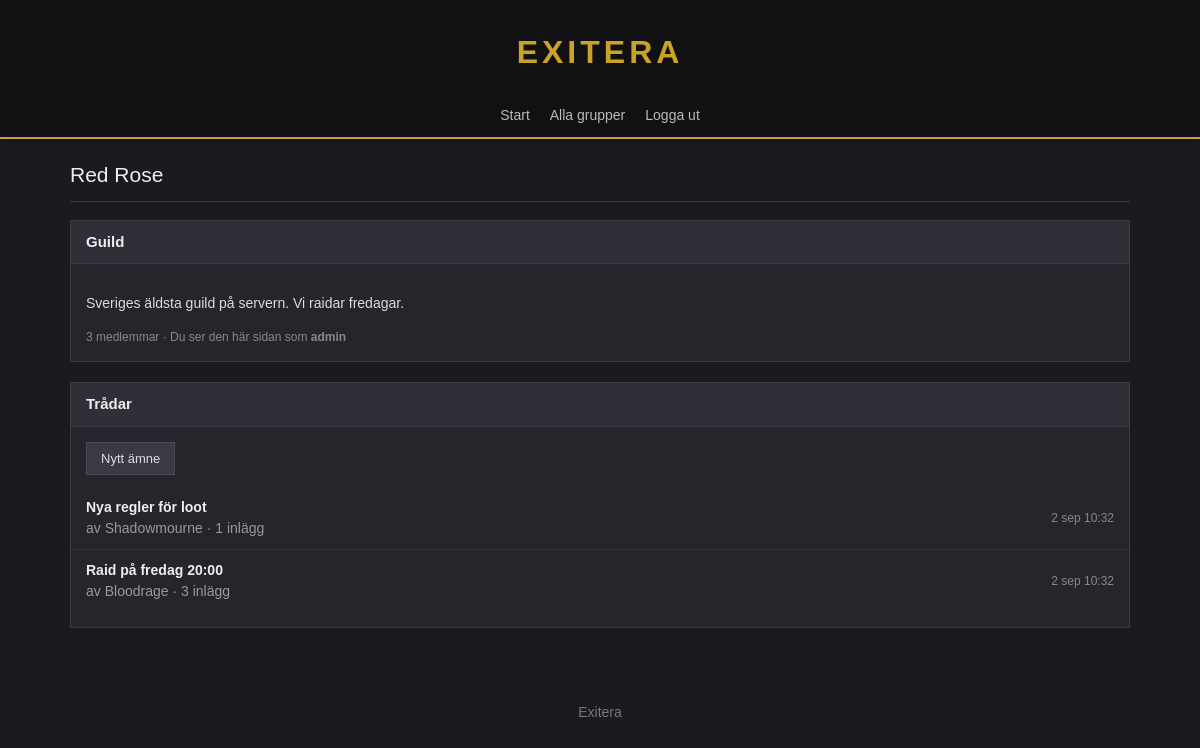
The page /group/index.php?id=6 (signed in) on the database its author committed.
### tables this page shows
CREATE TABLE groups (
    id              INT AUTO_INCREMENT PRIMARY KEY,
    name            VARCHAR(100) NOT NULL UNIQUE,
    description     TEXT         NOT NULL,
    type            ENUM('community','guild') NOT NULL,
    created_by      INT          NULL,
    created_at      TIMESTAMP    NOT NULL DEFAULT CURRENT_TIMESTAMP,
    FOREIGN KEY (created_by) REFERENCES users(id) ON DELETE SET NULL
);

CREATE TABLE topics (
    id              INT AUTO_INCREMENT PRIMARY KEY,
    group_id        INT NOT NULL,
    user_id         INT NULL,
    title           VARCHAR(200) NOT NULL,
    created_at      TIMESTAMP NOT NULL DEFAULT CURRENT_TIMESTAMP,
    deleted_at      DATETIME  NULL,
    FOREIGN KEY (group_id) REFERENCES groups(id) ON DELETE CASCADE,
    FOREIGN KEY (user_id)  REFERENCES users(id)  ON DELETE SET NULL
);

CREATE TABLE users (
    id              INT AUTO_INCREMENT PRIMARY KEY,
    first_name      VARCHAR(50)  NOT NULL,
    last_name       VARCHAR(50)  NOT NULL,
    email           VARCHAR(255) NOT NULL UNIQUE,
    password_hash   CHAR(60)     NOT NULL,
    character_name  VARCHAR(50)  NULL,
    is_admin        BOOLEAN      NOT NULL DEFAULT FALSE,
    created_at      TIMESTAMP    NOT NULL DEFAULT CURRENT_TIMESTAMP
);

### html/inc/auth.php (called while the page is built, shortened)
<?php
require_once __DIR__ . '/db.php';
function current_user(): ?array
{
    static $user = null;
    static $loaded = false;
    if ($loaded) {
        return $user;
    }
    $loaded = true;
    $db = get_db();
    $stmt = $db->prepare(
        "SELECT id, first_name, last_name, email, character_name, is_admin
         FROM users
         WHERE id = ?"
    );
    $stmt->execute([$_SESSION['user_id']]);
    $user = $stmt->fetch() ?: null;
    return $user;
}
function membership_in(int $group_id, int $user_id): ?array
{
    $db = get_db();
    $stmt = $db->prepare(
        "SELECT id, group_id, user_id, role, joined_at
         FROM group_members
         WHERE group_id = ? AND user_id = ?"
    );
    $stmt->execute([$group_id, $user_id]);
    return $stmt->fetch() ?: null;
}
function can_read(array $group, ?array $user): bool
{
    if ($user['is_admin']) {
        return true;
    }
    return membership_in($group['id'], $user['id']) !== null;
}
function can_post(array $group, ?array $user): bool
{
    return $user !== null && can_read($group, $user);
}
function author_name(array $row): string
{
    return $row['character_name'] ?? $row['first_name'] ?? 'Borttagen användare';
}

### html/inc/db.php (called while the page is built)
<?php
function get_db(): PDO
{
    static $db = null;
    if ($db !== null) {
        return $db;
    }
    $host     = getenv('DB_HOST');
    $dbname   = getenv('DB_NAME');
    $user     = getenv('DB_USER');
    $password = getenv('DB_PASSWORD');
    $dsn = "mysql:host=$host;dbname=$dbname;charset=utf8mb4";
    $options = [
        PDO::ATTR_ERRMODE            => PDO::ERRMODE_EXCEPTION,
        PDO::ATTR_EMULATE_PREPARES   => false,
        PDO::ATTR_DEFAULT_FETCH_MODE => PDO::FETCH_ASSOC,
    ];
    $db = new PDO($dsn, $user, $password, $options);
    return $db;
}

### html/inc/topics.php (called while the page is built, shortened)
<?php
require_once __DIR__ . '/auth.php';
function topic_list(int $group_id): array
{
    $stmt = get_db()->prepare(
        "SELECT t.id, t.title, t.created_at,
                u.character_name, u.first_name,
                COUNT(p.id) AS post_count,
                COALESCE(MAX(p.created_at), t.created_at) AS last_activity
         FROM topics t
         LEFT JOIN users u ON u.id = t.user_id
         LEFT JOIN posts p ON p.topic_id = t.id AND p.deleted_at IS NULL
         WHERE t.group_id = ? AND t.deleted_at IS NULL
         GROUP BY t.id, t.title, t.created_at, u.character_name, u.first_name
         ORDER BY last_activity DESC"
    );
    $stmt->execute([$group_id]);
    return $stmt->fetchAll();
}

### html/group/index.php (the view, shortened to what this page needs)
<?php
require_once __DIR__ . '/../inc/auth.php';
require_once __DIR__ . '/../inc/box.php';
require_once __DIR__ . '/../inc/page.php';
require_once __DIR__ . '/../inc/topics.php';
$current_user = current_user();
$group_id = (int) ($_GET['id'] ?? 0);
$db = get_db();
$stmt = $db->prepare(
    "SELECT g.id, g.name, g.description, g.type, COUNT(m.id) AS member_count
     FROM groups g
     LEFT JOIN group_members m ON m.group_id = g.id
     WHERE g.id = ?
     GROUP BY g.id, g.name, g.description, g.type"
);
$stmt->execute([$group_id]);
$group = $stmt->fetch();
$membership = $current_user !== null
    ? membership_in($group['id'], $current_user['id'])
    : null;
$topics   = topic_list((int) $group['id']);
$may_post = can_post($group, $current_user);
require __DIR__ . '/../inc/header.php';
?>
<?php page_title($group['name']); ?>
    <p><?= htmlspecialchars($group['description']) ?></p>
    <p class="muted">
        <?= (int) $group['member_count'] ?>
        <?= $group['member_count'] == 1 ? 'medlem' : 'medlemmar' ?>
        <?php if ($membership !== null): ?>
            · Din roll:
            <strong><?= htmlspecialchars(role_name($membership['role'])) ?></strong>
        <?php elseif ($current_user !== null && $current_user['is_admin']): ?>
            · Du ser den här sidan som <strong>admin</strong>
        <?php endif; ?>
    </p>
    <div class="topic-actions">
        <?php if ($may_post): ?>
            <a class="btn" href="/topic/create/?group=<?= (int) $group['id'] ?>">Nytt ämne</a>
        <?php endif; ?>
    </div>
    <?php if (empty($topics)): ?>
        <p class="muted">Inga trådar än.</p>
    <?php else: ?>
        <ul class="group-list">
            <?php foreach ($topics as $topic): ?>
                <li class="guild-row">
                    <div>
                        <a class="group-name" href="/topic/?id=<?= (int) $topic['id'] ?>">
                            <?= htmlspecialchars($topic['title']) ?>
                        </a><br>
                        <span class="group-desc">
                            av <?= htmlspecialchars(author_name($topic)) ?>
                            · <?= (int) $topic['post_count'] ?> inlägg
                        </span>
                    </div>
                    <span class="member-count"><?= htmlspecialchars(format_time($topic['last_activity'])) ?></span>
                </li>
            <?php endforeach; ?>
        </ul>
    <?php endif; ?>
<?php require __DIR__ . '/../inc/footer.php'; ?>

### html/inc/page.php (shortened to what this page needs)
<?php
require_once __DIR__ . '/auth.php';
require_once __DIR__ . '/box.php';
function page_title(string $text): void
{
    echo '<h1 class="page-title">' . htmlspecialchars($text) . '</h1>';
}
function format_time(?string $sql_time): string
{
    $months = ['jan', 'feb', 'mar', 'apr', 'maj', 'jun', 'jul', 'aug', 'sep', 'okt', 'nov', 'dec'];
    $time = strtotime($sql_time);
    $year = date('Y', $time) === date('Y') ? '' : ' ' . date('Y', $time);
    return (int) date('j', $time)
        . ' ' . $months[(int) date('n', $time) - 1]
        . $year
        . ' ' . date('H:i', $time);
}

### html/css/style.css (style rules this page uses)
* { box-sizing: border-box; }
body { margin: 0; background: #1b1b1f; color: #dddddd; font-family: Verdana, Geneva, sans-serif; font-size: 14px; line-height: 1.5; }
a { color: #c9a227; text-decoration: none; }
.group-list { margin: 0; padding: 0; list-style: none; }
.group-list li { padding: 10px 0; border-bottom: 1px solid #33333b; }
.group-list li:last-child { border-bottom: none; }
.group-name { font-weight: bold; color: #eeeeee; }
.group-desc { color: #999999; }
.guild-row { display: flex; justify-content: space-between; align-items: center; gap: 15px; }
.member-count { color: #888888; font-size: 12px; }
.muted { margin-bottom: 0; color: #888888; font-size: 12px; }
.btn { display: inline-block; padding: 6px 14px; background: #3a3a44; border: 1px solid #4a4a55; color: #dddddd; font-size: 13px; }
.topic-actions { display: flex; flex-wrap: wrap; align-items: center; gap: 12px; margin: 12px 0; }
.box-body > .topic-actions:first-child { margin-top: 0; }
.group-list li { margin: 0 -15px; padding: 10px 15px; transition: background 0.15s ease; }
.page-title { margin: 0 0 18px 0; padding-bottom: 10px; border-bottom: 1px solid #3a3a42; font-size: 21px; font-weight: normal; color: #eeeeee; }

### rows shown on the page
groups: name "Red Rose", description "Sveriges äldsta guild på servern. Vi raidar fredagar."
topics: title "Nya regler för loot", user.character_name "Shadowmourne", post_count "1", last_activity "2 sep 10:32"
topics: title "Raid på fredag 20:00", user.character_name "Bloodrage", post_count "3", last_activity "2 sep 10:32"

### other values the page prints
$title "Guild Trådar"
$group['member_count'] "3"
